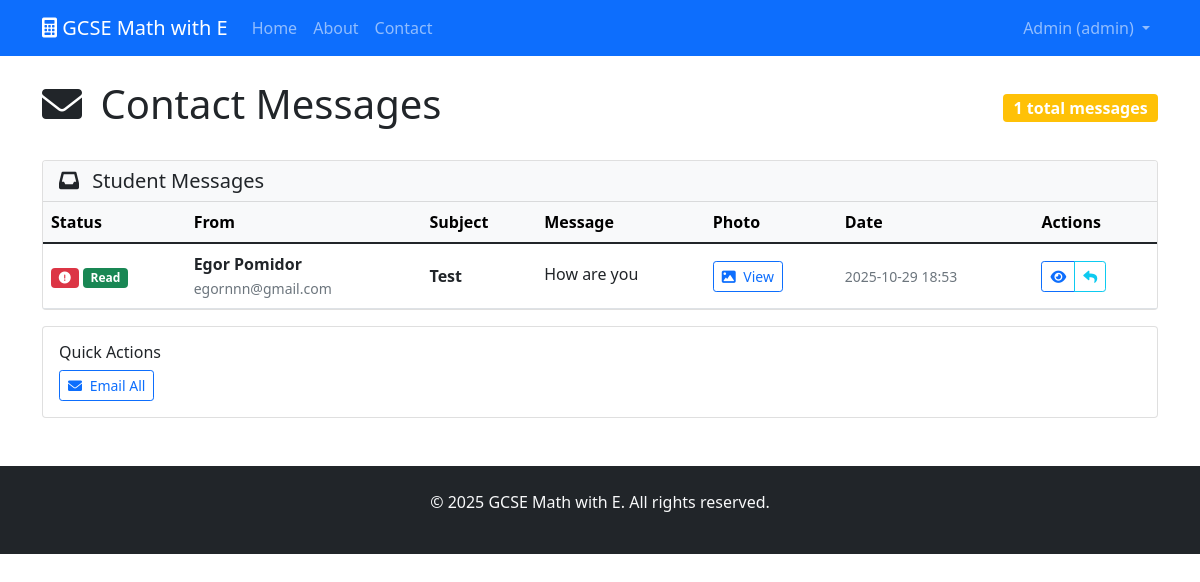
Screenshot of /admin/messages (signed in) with the database file from the repository.
### tables this page shows
CREATE TABLE contact_messages (
                    id INTEGER PRIMARY KEY AUTOINCREMENT,
                    name TEXT NOT NULL,
                    email TEXT NOT NULL,
                    subject TEXT NOT NULL,
                    message TEXT NOT NULL,
                    
                    image_path TEXT,
                    is_read BOOLEAN DEFAULT FALSE,
                    created_at TIMESTAMP DEFAULT CURRENT_TIMESTAMP
                , is_urgent BOOLEAN DEFAULT FALSE);

### main.py (the view)
@app.route('/admin/messages')
@login_required
def view_messages():
    db = get_db()
    try:
        messages = db.execute(
            'SELECT * FROM contact_messages ORDER BY created_at DESC'
        ).fetchall()
    except sqlite3.OperationalError as e:
        if "no such column: is_urgent" in str(e):
            messages = db.execute(
                'SELECT id, name, email, subject, message, image_path, is_read, created_at FROM contact_messages ORDER BY created_at DESC'
            ).fetchall()
            for message in messages:
                message['is_urgent'] = False
        else:
            raise
    return render_template('admin/messages.html', messages=messages)

### main.py (called while the page is built)
def get_db():
    conn = sqlite3.connect(app.config['DATABASE'])
    conn.row_factory = sqlite3.Row
    return conn

def login_required(f):
    @functools.wraps(f)
    def decorated_function(*args, **kwargs):
        if 'user_id' not in session:
            flash('Please log in to access this page.', 'danger')
            return redirect(url_for('login'))
        return f(*args, **kwargs)
    return decorated_function

### templates/admin/messages.html (shortened to what this page needs)
{% extends "base.html" %}
{% block content %}
<div class="d-flex justify-content-between align-items-center mb-4">
    <h1>
        <i class="fas fa-envelope me-2"></i>
        Contact Messages
    </h1>
    <div>
        <span class="badge bg-warning fs-6">
            {{ messages|length }} total messages
        </span>
    </div>
</div>
<div class="card">
    <div class="card-header bg-light d-flex justify-content-between align-items-center">
        <h5 class="card-title mb-0">
            <i class="fas fa-inbox me-2"></i>
            Student Messages
        </h5>
            {% set unread_count = messages|selectattr('is_read', 'equalto', false)|list|length %}
    </div>
    <div class="card-body p-0">
        {% if messages %}
        <div class="table-responsive">
            <table class="table table-hover mb-0">
                <thead class="table-light">
                    <tr>
                        <th>Status</th>
                        <th>From</th>
                        <th>Subject</th>
                        <th>Message</th>
                        <th>Photo</th>
                        <th>Date</th>
                        <th>Actions</th>
                    </tr>
                </thead>
                <tbody>
                    {% for message in messages %}
                    <tr class="{{ 'table-warning' if not message.is_read }}">
                        <td>
                            {% if message.is_urgent %}
                            <span class="badge bg-danger" title="Urgent">
                                <i class="fas fa-exclamation-circle"></i>
                            </span>
                            {% endif %}
                            {% if not message.is_read %}
                            <span class="badge bg-warning">New</span>
                            {% else %}
                            <span class="badge bg-success">Read</span>
                            {% endif %}
                        </td>
                        <td>
                            <div>
                                <strong>{{ message.name }}</strong>
                                <br>
                                <small class="text-muted">{{ message.email }}</small>
                            </div>
                        </td>
                        <td>
                            <strong>{{ message.subject }}</strong>
                        </td>
                        <td>
                            <div style="max-width: 300px;">
                                <p class="mb-1 text-truncate" title="{{ message.message }}">
                                    {{ message.message[:100] }}{% if message.message|length > 100 %}...{% endif %}
                                </p>
                            </div>
                        </td>
                        <td>
                            {% if message.image_path %}
                            <a href="{{ url_for('static', filename='uploads/' + message.image_path) }}"
                               target="_blank" class="btn btn-sm btn-outline-primary">
                                <i class="fas fa-image me-1"></i>
                                View
                            </a>
                            {% else %}
                            <span class="text-muted small">No photo</span>
                            {% endif %}
                        </td>
                        <td>
                            <small class="text-muted">
                                {{ message.created_at[:16] }}
                            </small>
                        </td>
                        <td>
                            <div class="btn-group btn-group-sm">
                                <button type="button" class="btn btn-outline-primary"
                                        data-bs-toggle="modal" data-bs-target="#messageModal{{ message.id }}">
                                    <i class="fas fa-eye"></i>
                                </button>
                                <a href="mailto:{{ message.email }}?subject=Re: {{ message.subject }}"
                                   class="btn btn-outline-info" title="Reply">
                                    <i class="fas fa-reply"></i>
                                </a>
                            </div>
                        </td>
                    </tr>
                    {% endfor %}
                </tbody>
            </table>
        </div>
        {% else %}
        <div class="text-center py-5">
            <i class="fas fa-inbox fa-4x text-muted mb-3"></i>
            <h4 class="text-muted">No Messages Yet</h4>
            <p class="text-muted">When students contact you through the contact form, their messages will appear here.</p>
        </div>
        {% endif %}
    </div>
</div>
{% if messages %}
<div class="mt-3">
    <div class="card">
        <div class="card-body">
            <h6 class="card-title">Quick Actions</h6>
            <div class="btn-group">
                <a href="mailto:?bcc={% for message in messages %}{{ message.email }}{% if not loop.last %},{% endif %}{% endfor %}"
                   class="btn btn-outline-primary btn-sm">
                    <i class="fas fa-envelope me-1"></i>
                    Email All
                </a>
                {% set unread_messages = messages|selectattr('is_read', 'equalto', false)|list %}
            </div>
        </div>
    </div>
</div>
{% endif %}
{% endblock %}

### templates/admin/messages.html (style rules this page uses)
.table th { border-top: none; font-weight: 600; }
.table td { vertical-align: middle; }
.btn-group-sm > .btn { padding: 0.25rem 0.5rem; }
.text-truncate { overflow: hidden; text-overflow: ellipsis; white-space: nowrap; }

### rows the page displays
contact_messages: is_urgent True (drawn), is_read "Read", name "Egor Pomidor", email "egornnn@gmail.com", subject "Test", message "How are you", created_at "2025-10-29 18:53"

### other values shown
{{ session.get('username') }} "admin"
{{ messages|length }} "1"
